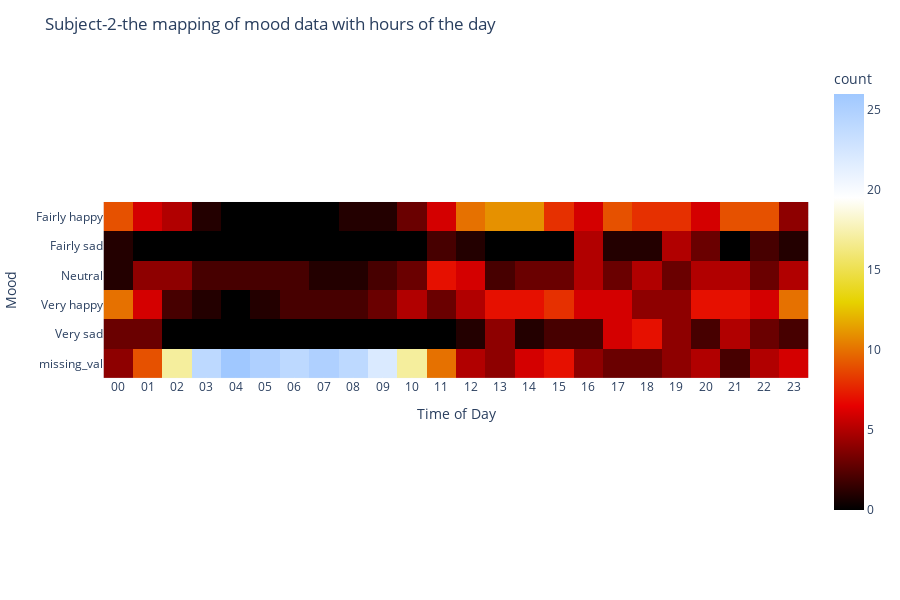

The cell this chart's notebook holds for it:
### Code cell
# numpy array
hit_map = np.zeros((len(moods),len(hours)))
for hr in time_mood_freq:
    for mood in time_mood_freq[hr]:
        hit_map[mood_to_index[mood]][hour_to_index[hr]]=time_mood_freq[hr][mood]
# hit_map      

fig = px.imshow(hit_map,
                labels=dict(y="Mood", x="Time of Day",color="count"),
                y=moods,
                x=hours,
                color_continuous_scale= 'blackbody'
             )
fig.update_layout(autosize = False, width=900,height = 600,title_text='Subject-2-the mapping of mood data with hours of the day')

fig.show()

### Figure 1 — Plotly figure (JSON) as saved in the notebook; plotly's stock layout.template omitted (floating-point values rounded to 4 significant figures; data arrays with more than 128 entries replaced by an {"elided": "..."} marker saying what was removed)
{"data": [{"coloraxis": "coloraxis", "hovertemplate": "Time of Day: %{x}<br>Mood: %{y}<br>count: %{z}<extra></extra>", "name": "0", "type": "heatmap", "x": ["00", "01", "02", "03", "04", "05", "06", "07", "08", "09", "10", "11", "12", "13", "14", "15", "16", "17", "18", "19", "20", "21", "22", "23"], "xaxis": "x", "y": ["Fairly happy", "Fairly sad", "Neutral", "Very happy", "Very sad", "missing_val"], "yaxis": "y", "z": {"elided": "6x24 int values"}}], "layout": {"autosize": false, "coloraxis": {"colorbar": {"title": {"text": "count"}}, "colorscale": [[0, "rgb(0,0,0)"], [0.25, "rgb(230,0,0)"], [0.5, "rgb(230,210,0)"], [0.75, "rgb(255,255,255)"], [1, "rgb(160,200,255)"]]}, "height": 600, "margin": {"t": 60}, "title": {"text": "Subject-2-the mapping of mood data with hours of the day"}, "width": 900, "xaxis": {"anchor": "y", "constrain": "domain", "domain": [0, 1], "scaleanchor": "y", "title": {"text": "Time of Day"}}, "yaxis": {"anchor": "x", "autorange": "reversed", "constrain": "domain", "domain": [0, 1], "title": {"text": "Mood"}}}}
